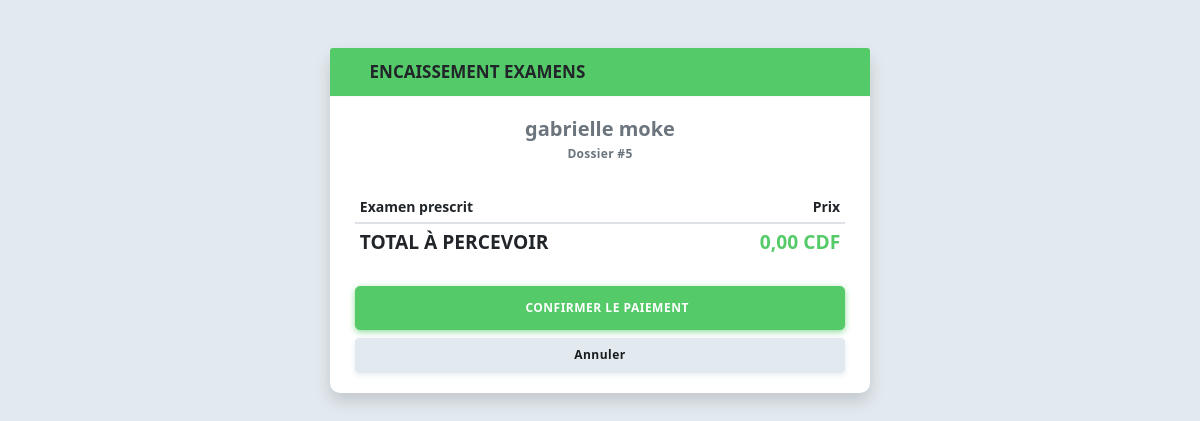
The app's page /caisse/payer/5/ (signed in) with its own data.
### app/models.py (models this page shows, shortened)
class Consultation(models.Model):
    STATUT_CHOICES = [
        ('TRIAGE', 'En attente de Triage'),
        ('DOCTEUR', 'Prêt pour Consultation'),
        ('LABO', 'Examens en cours'),
        ('ATTENTE_PAIEMENT', 'En attente de Paiement'),
        ('TERMINE', 'Consultation Terminée'),
    ]
    patient = models.ForeignKey('Patient', on_delete=models.CASCADE, related_name='consultations')
    medecin = models.ForeignKey(User, on_delete=models.SET_NULL, null=True, blank=True, related_name='consultations_medecin')
    infirmier_triage = models.ForeignKey(User, on_delete=models.SET_NULL, null=True, blank=True, related_name='triages_infirmier')
    service = models.ForeignKey('Service', on_delete=models.CASCADE, null=True)
    temperature = models.CharField(max_length=10, null=True, blank=True)
    tension = models.CharField(max_length=20, null=True, blank=True)
    poids = models.CharField(max_length=10, null=True, blank=True)
    pouls = models.CharField(max_length=10, null=True, blank=True)
    date_triage = models.DateTimeField(null=True, blank=True)
    diagnostic = models.TextField(null=True, blank=True)
    ordonnance = models.TextField(null=True, blank=True)
    examens_demandes = models.ManyToManyField('Prestation', blank=True)
    est_urgent = models.BooleanField(default=False)
    message_urgence = models.TextField(null=True, blank=True)
    total_a_payer_examens = models.DecimalField(max_digits=10, decimal_places=2, default=0.00)
    somme_versee = models.DecimalField(max_digits=10, decimal_places=2, default=0.00)
    reste_a_payer = models.DecimalField(max_digits=10, decimal_places=2, default=0.00)
    paiement_examens_effectue = models.BooleanField(default=False)
    statut = models.CharField(max_length=30, choices=STATUT_CHOICES, default='TRIAGE')
    date_creation = models.DateTimeField(auto_now_add=True)
    date_cloture = models.DateTimeField(null=True, blank=True)

class Patient(models.Model):
    noms = models.CharField(max_length=80)
    TYPE_SEXE = [('Masculin', 'masculin'), ('Feminin','feminin')]
    sexe = models.CharField(max_length=15, choices=TYPE_SEXE)
    age = models.IntegerField()
    adresse = models.CharField(max_length=100)
    poids = models.IntegerField()
    dateEn = models.DateTimeField(auto_now_add=True)
    phone_responsable = models.CharField(max_length=20, null=True, blank=True)
    userPatient = models.ForeignKey(User, on_delete=models.CASCADE, null=True)
    TYPECOMMUNE = [
        ('limete','Limete'), ('masina','Masina'), ('matete', 'Matete'),
        ('lemba', 'Lemba'), ("n'djili", "N'djili"), ('ngaliema', 'Ngaliema'), ('gombe','Gombe')
    ]
    commune = models.CharField(max_length=50, null=True, choices=TYPECOMMUNE)
    service_patient = models.ForeignKey('Service', on_delete=models.SET_NULL, null=True)
    class Meta:
        ordering = ['-id']

### app/views.py (the view, shortened to what this page needs)
# urls.py: path('caisse/payer/<int:consultation_id>/', views.encaisser_examen, name='encaisser_examen'),
@login_required()
def encaisser_examen(request, consultation_id):
    c = get_object_or_404(Consultation, id=consultation_id)
    context = {
        'c': c,
    }
    return render(request, 'back/caisse_paiement.html', context)

### app/templates/back/caisse_paiement.html (shortened to what this page needs)
<!DOCTYPE html>
<html lang="fr">
{% load static %}
<head>
    <link rel="stylesheet" href="{% static 'back/assets/css/app.min.css' %}">
    <link rel="stylesheet" href="{% static 'back/assets/css/style.css' %}">
</head>
<body class="bg-light">
    <div class="container mt-5">
        <div class="row justify-content-center">
            <div class="col-md-6">
                <div class="card shadow">
                    <div class="card-header bg-success text-white text-center">
                        <h4><i class="fas fa-file-invoice-dollar"></i> ENCAISSEMENT EXAMENS</h4>
                    </div>
                    <div class="card-body">
                        <div class="text-center mb-4">
                            <h5 class="mb-0">{{ c.patient.noms }}</h5>
                            <span class="badge badge-outline-secondary">Dossier #{{ c.id }}</span>
                        </div>
                        <table class="table table-sm">
                            <thead>
                                <tr>
                                    <th>Examen prescrit</th>
                                    <th class="text-right">Prix</th>
                                </tr>
                            </thead>
                            <tfoot>
                                <tr class="font-weight-bold" style="font-size: 1.2rem;">
                                    <td>TOTAL À PERCEVOIR</td>
                                    <td class="text-right text-success">{{ c.total_a_payer_examens }} CDF</td>
                                </tr>
                            </tfoot>
                        </table>
                        <form method="POST">
                            <button type="submit" class="btn btn-success btn-lg btn-block mt-4">
                                <i class="fas fa-check-circle"></i> CONFIRMER LE PAIEMENT
                            </button>
                            <a href="{% url 'panel' %}" class="btn btn-light btn-block">Annuler</a>
                        </form>
                    </div>
                </div>
            </div>
        </div>
    </div>
</body>
</html>

### records on screen
Consultation: patient.noms "gabrielle moke", id "5", total_a_payer_examens "0,00"
